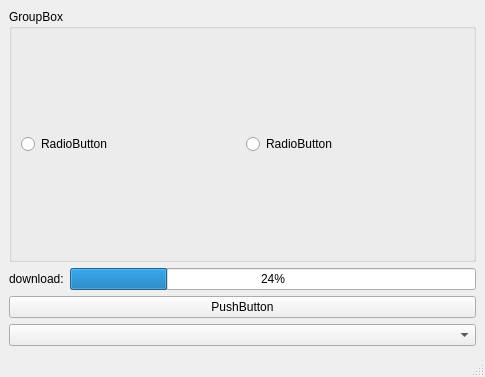
<?xml version="1.0" encoding="UTF-8"?>
<ui version="4.0">
 <class>MainWindow</class>
 <widget class="QMainWindow" name="MainWindow">
  <property name="geometry">
   <rect>
    <x>0</x>
    <y>0</y>
    <width>485</width>
    <height>377</height>
   </rect>
  </property>
  <property name="windowTitle">
   <string>MainWindow</string>
  </property>
  <widget class="QWidget" name="centralwidget">
   <layout class="QGridLayout" name="gridLayout">
    <item row="2" column="0">
     <widget class="QLabel" name="label">
      <property name="text">
       <string>download:</string>
      </property>
     </widget>
    </item>
    <item row="2" column="1">
     <widget class="QProgressBar" name="pBar_progress">
      <property name="value">
       <number>24</number>
      </property>
     </widget>
    </item>
    <item row="3" column="0" colspan="2">
     <widget class="QPushButton" name="pb_acceleration">
      <property name="text">
       <string>PushButton</string>
      </property>
     </widget>
    </item>
    <item row="0" column="0" colspan="2">
     <widget class="QGroupBox" name="groupBox">
      <property name="title">
       <string>GroupBox</string>
      </property>
      <layout class="QHBoxLayout" name="horizontalLayout">
       <item>
        <widget class="QRadioButton" name="rb_button_1">
         <property name="text">
          <string>RadioButton</string>
         </property>
        </widget>
       </item>
       <item>
        <widget class="QRadioButton" name="rb_button_2">
         <property name="text">
          <string>RadioButton</string>
         </property>
        </widget>
       </item>
      </layout>
     </widget>
    </item>
    <item row="4" column="0" colspan="2">
     <widget class="QComboBox" name="cb_list"/>
    </item>
   </layout>
  </widget>
  <widget class="QMenuBar" name="menubar">
   <property name="geometry">
    <rect>
     <x>0</x>
     <y>0</y>
     <width>485</width>
     <height>25</height>
    </rect>
   </property>
  </widget>
  <widget class="QStatusBar" name="statusbar"/>
 </widget>
 <resources/>
 <connections/>
</ui>
